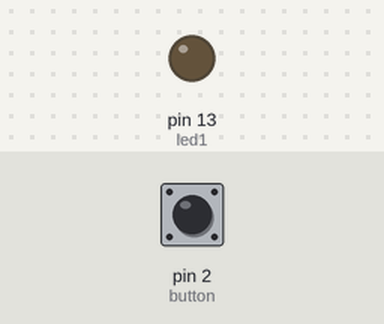
Recording of a sketch running on a simulated Arduino Uno, built with avr-gcc and run on an emulated ATmega328P. On the bench: output pins drawn as LEDs (lit = HIGH). Dashed ring = blinking. The test bench sets the inputs (shaded band); at power-on: pin 2 (button) HIGH.

Above: at 1.2 s.
1.3 s: pin 2 (button) pulled LOW for 0.15 s
At 1.8 s:
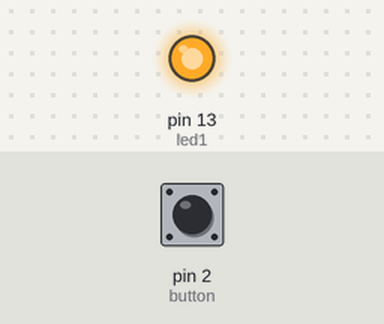
2.9 s: pin 2 (button) pulled LOW for 3.2 s
At 3.11 s:
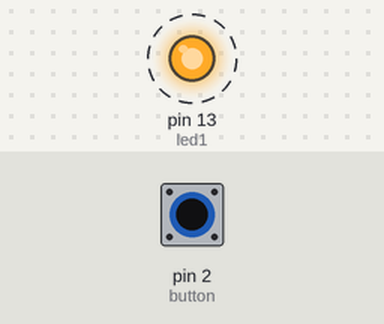
Timing chart, 0 to 7.6 s (numbered marks = the images above; inputs shaded):
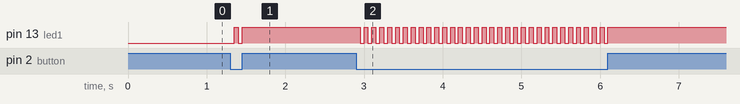

The sketch:

sketch_sep01c.ino
```cpp
int led1 =13;
int button = 2;
bool ledHidup = false;

void setup() {
  // put your setup code here, to run once:
pinMode(led1, OUTPUT);
pinMode(button, INPUT_PULLUP);
}

void loop() {
  int kondisi = digitalRead(button);

  if(kondisi==LOW){
    delay(50);
    ledHidup = ! ledHidup;
    digitalWrite(led1, ledHidup);
  }
}
```

Measured:
- after the input at 1.3 s, pin 13 (led1): LOW → HIGH after 0.05 s, → LOW 0.05 s later, → HIGH 0.05 s later
- after the input at 2.9 s, pin 13 (led1): alternates HIGH for 0.05 s and LOW for 0.05 s, 64 changes in all, then stays HIGH, starting after 0.05 s
